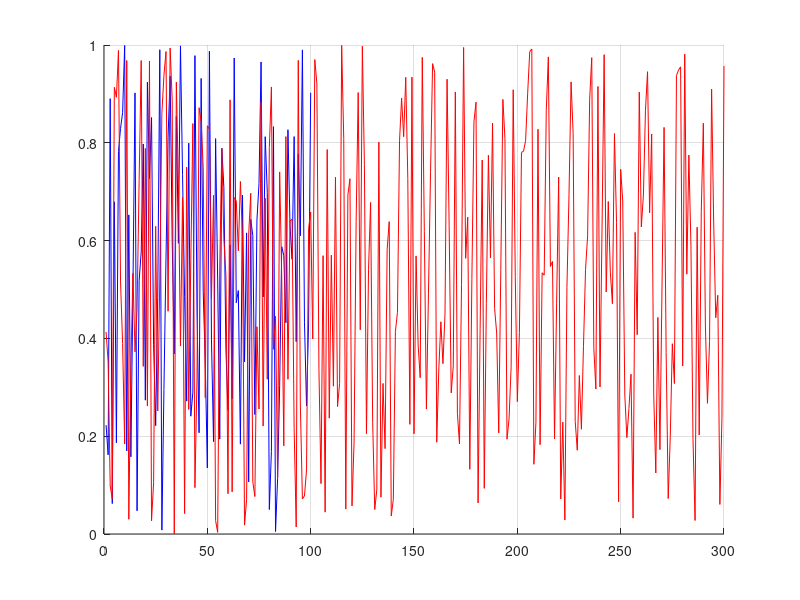

Recreate this plot in MATLAB. (Note: this script raises an error after producing the figure.)
 %%%%%%%%%%%%%%%%%%%%%%%%%%%%%%%%%%%%%%%%%%%%%%%%%%%%%%%%%%%%%%%%%%%%%%%%%%%%%%%%
% NAME: magnifyOnFigure_examples
% 
% AUTHOR: David Fernandez Prim (david.fernandez.prim@gmail.com)
%
% PURPOSE: Shows the funcionality of 'magnifyOnFigure'
% 
%%%%%%%%%%%%%%%%%%%%%%%%%%%%%%%%%%%%%%%%%%%%%%%%%%%%%%%%%%%%%%%%%%%%%%%%%%%%%%%%
clc;
clear all
close all

%% %%%%%%%%%%%%%%%%%%%%%%%%%%%%%%%%%%%%%%%%%%%%%%%%%%%%%%%%%%%%%%%%%%%%%%%%%%%%%
% Default interactive mode
%%%%%%%%%%%%%%%%%%%%%%%%%%%%%%%%%%%%%%%%%%%%%%%%%%%%%%%%%%%%%%%%%%%%%%%%%%%%%%%%
close all;
disp( sprintf('This is the default interactive operation mode of ''magnifyOnFigure''') ) 
fig = figure;
hold on;
plot(rand(100,1), 'b'); plot(rand(300, 1), 'r'); 
grid on;
hold off;
magnifyOnFigure;
disp('Press a key...')
pause;

%% %%%%%%%%%%%%%%%%%%%%%%%%%%%%%%%%%%%%%%%%%%%%%%%%%%%%%%%%%%%%%%%%%%%%%%%%%%%%%
% Figure handle passed as an input argument
%%%%%%%%%%%%%%%%%%%%%%%%%%%%%%%%%%%%%%%%%%%%%%%%%%%%%%%%%%%%%%%%%%%%%%%%%%%%%%%%
close all;
disp( sprintf('The figure handle is here passed as an input argument.') ) 
fig = figure;
hold on;
plot(rand(100,1), 'b'); plot(rand(300, 1), 'r'); 
grid on;
hold off;
magnifyOnFigure(fig);
disp('Press a key...')
pause;


%% %%%%%%%%%%%%%%%%%%%%%%%%%%%%%%%%%%%%%%%%%%%%%%%%%%%%%%%%%%%%%%%%%%%%%%%%%%%%%
% Properties (in interactive mode)
%%%%%%%%%%%%%%%%%%%%%%%%%%%%%%%%%%%%%%%%%%%%%%%%%%%%%%%%%%%%%%%%%%%%%%%%%%%%%%%%
close all;
disp( sprintf('Playing arround with the properties in interactive mode...') ) 
figHandler = figure;
hold on;
plot(rand(100,1), 'b'); plot(rand(300, 1), 'r'); 
grid on;
hold off; 
ylim([0 2]);
magnifyOnFigure(...
        figHandler,...
        'units', 'pixels',...
        'magnifierShape', 'ellipse',...
        'initialPositionSecondaryAxes', [326.933 259.189 164.941 102.65],...
        'initialPositionMagnifier',     [174.769 49.368 14.1164 174.627],...    
        'mode', 'interactive',...    
        'displayLinkStyle', 'straight',...        
        'edgeWidth', 2,...
        'edgeColor', 'black',...
        'secondaryAxesFaceColor', [0.91 0.91 0.91]... 
            ); 
disp('Press a key...')
pause;


%% %%%%%%%%%%%%%%%%%%%%%%%%%%%%%%%%%%%%%%%%%%%%%%%%%%%%%%%%%%%%%%%%%%%%%%%%%%%%%
% Properties (in manual mode)
%%%%%%%%%%%%%%%%%%%%%%%%%%%%%%%%%%%%%%%%%%%%%%%%%%%%%%%%%%%%%%%%%%%%%%%%%%%%%%%%
close all;
disp( sprintf('Or in manual mode.') ) 
figHandler = figure;
hold on;
plot(rand(100,1), 'b'); plot(rand(300, 1), 'r'); 
grid on;
hold off; 
ylim([0 2]);
magnifyOnFigure(...
        figHandler,...
        'units', 'pixels',...
        'initialPositionSecondaryAxes', [326.933 259.189 164.941 102.65],...
        'initialPositionMagnifier',     [174.769 49.368 14.1164 174.627],...    
        'mode', 'manual',...    
        'displayLinkStyle', 'straight',...        
        'edgeWidth', 2,...
        'edgeColor', 'black',...
        'secondaryAxesFaceColor', [0.91 0.91 0.91]... 
            ); 
disp('Press a key...')
pause;


%% %%%%%%%%%%%%%%%%%%%%%%%%%%%%%%%%%%%%%%%%%%%%%%%%%%%%%%%%%%%%%%%%%%%%%%%%%%%%%
% Working on images also
%%%%%%%%%%%%%%%%%%%%%%%%%%%%%%%%%%%%%%%%%%%%%%%%%%%%%%%%%%%%%%%%%%%%%%%%%%%%%%%%
close all;
disp( sprintf('How the tool works on images.') ) 
h = figure; 
load clown; 
image(X); 
colormap(map) ; 
axis image
magnifyOnFigure(h, 'displayLinkStyle', 'straight',...
                    'EdgeColor', 'white',...
                    'magnifierShape', 'rectangle',...
                    'frozenZoomAspectratio', 'on',...
                    'edgeWidth', 2);
                
disp('Press a key...')
pause;
close all
                
             

%% %%%%%%%%%%%%%%%%%%%%%%%%%%%%%%%%%%%%%%%%%%%%%%%%%%%%%%%%%%%%%%%%%%%%%%%%%%%%%
% Working on contour plots
%%%%%%%%%%%%%%%%%%%%%%%%%%%%%%%%%%%%%%%%%%%%%%%%%%%%%%%%%%%%%%%%%%%%%%%%%%%%%%%%
close all;
disp( sprintf('How the tool works on contour plots.') ) 
scrsz = get(0, 'ScreenSize');
h = figure('Position', [0.01*scrsz(3), 0.25*scrsz(4), 0.65*scrsz(3), 0.60*scrsz(4)]);
load clown;
hc1 = contour(X, 'LineWidth', 2);
axis image

magnifyOnFigure;

disp('Press a key...')
pause;
close all


%% %%%%%%%%%%%%%%%%%%%%%%%%%%%%%%%%%%%%%%%%%%%%%%%%%%%%%%%%%%%%%%%%%%%%%%%%%%%%%
% Properties (in interactive mode)
%%%%%%%%%%%%%%%%%%%%%%%%%%%%%%%%%%%%%%%%%%%%%%%%%%%%%%%%%%%%%%%%%%%%%%%%%%%%%%%%
close all;
disp( sprintf('Using multiple magnifiers on the same axis...') ) 
figHandler = figure;
hold on;
plot(rand(100,1), 'b'); plot(rand(300, 1), 'r'); 
grid on;
hold off; 
ylim([0 2]);

magnifyOnFigure(...
        figHandler,...
        'units', 'pixels',...
        'magnifierShape', 'rectangle',...
        'initialPositionSecondaryAxes', [105.6 278.81 130.2 102.69],...
        'initialPositionMagnifier',     [106.56 47.2 18.6823 186.519],...    
        'mode', 'interactive',...    
        'displayLinkStyle', 'straight',...        
        'edgeWidth', 2,...
        'edgeColor', 'black',...
        'secondaryAxesFaceColor', [0.91 0.91 0.91]... 
            );   

magnifyOnFigure(...
        figHandler,...
        'units', 'pixels',...
        'magnifierShape', 'rectangle',...
        'initialPositionSecondaryAxes', [365.6 275.81 130.2 102.69],...
        'initialPositionMagnifier',     [211.459 47.2 18.6823 186.519],...    
        'mode', 'interactive',...    
        'displayLinkStyle', 'straight',...        
        'edgeWidth', 2,...
        'edgeColor', 'black',...
        'secondaryAxesFaceColor', [0.91 0.91 0.91]... 
            );   
        
magnifyOnFigure(...
        figHandler,...
        'units', 'pixels',...
        'magnifierShape', 'rectangle',...
        'initialPositionSecondaryAxes', [364.6 78.81 130.2 102.69],...
        'initialPositionMagnifier',     [270.827 47.2 18.6823 186.519],...    
        'mode', 'interactive',...    
        'displayLinkStyle', 'straight',...        
        'edgeWidth', 2,...
        'edgeColor', 'black',...
        'secondaryAxesFaceColor', [0.91 0.91 0.91]... 
            ); 
        
     
        
